Frame 1 (no input): blank canvas, image omitted
Frame 60 (the mouse pressed at the canvas centre just before this capture): blank canvas, image omitted
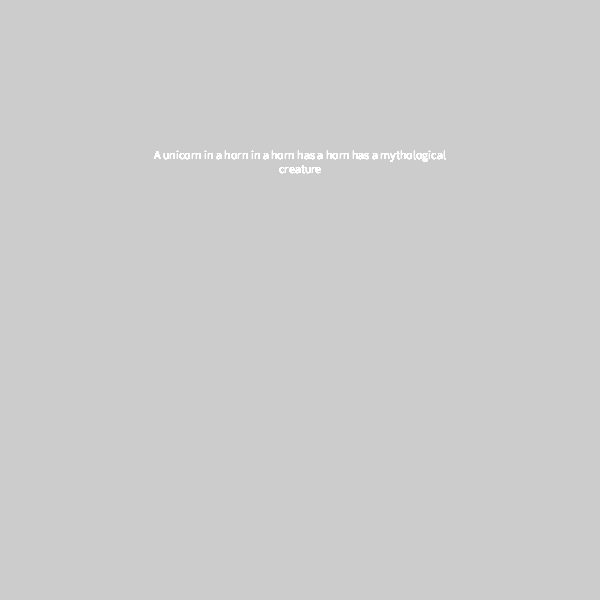
Frame 120 (the mouse held since frame 60 and released just before this capture)

The Processing sketch whose frames 1 and 60 were blank and that drew this single picture after the mouse press (run headless with seeded random() and noise(); from frame 60 on, the mouse is pressed at the canvas centre):

// Processing sketch: Week9_HW
// ── Week9_HW.pde
String text = "A unicorn has a horn in a mythological creature";

int order = 3;

int generatedTextLength = 100;

//hashmap stores a collection
//instead of array and index to access the location but this ueses a key to accesss the data 

HashMap<String, ArrayList<String>>chain;

void setup(){
size (600,600);

//be be above or in setup
chain = new HashMap<String, ArrayList<String>>();


//-order so we don't get out of bounds index
for(int i=0; i<text.length()-order; i++){
  String gram = text.substring(i, i+order);
  //creating the chunks of 3 at a time
  
ArrayList<String> characters;

//if current 3 letter chunk is not contained in chunk then create a new string array
//arraylist is flexible so we can keep pusing more into it
if(!chain.containsKey(gram)){
characters = new ArrayList<String>();
chain.put(gram, characters);
}else{
  characters = chain.get(gram);
}
 characters.add(text.substring(i+order, i+order+1));
}
}

void draw(){
  //background(0);
  
  fill(255);
  textAlign(CENTER);
  text(result, width/4, height/4, width/2, height/2);
}

String result = " ";

void mousePressed(){
  background(random(0,100),random(0,100),random(0,100));
 String currentGram = text.substring(0, order);
 result = currentGram;
 for(int i = 0; i<generatedTextLength; i++){
    if(chain.containsKey(currentGram)){
      ArrayList<String> characters = chain.get(currentGram);
    result += characters.get(round(random(characters.size()-1))); 
    currentGram = result.substring(result.length()-order, result.length());
  }
 }
}
